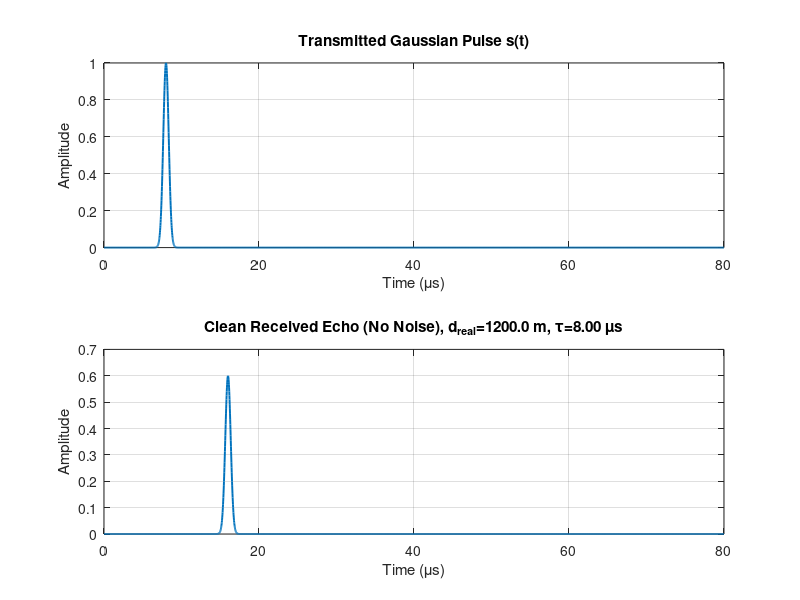
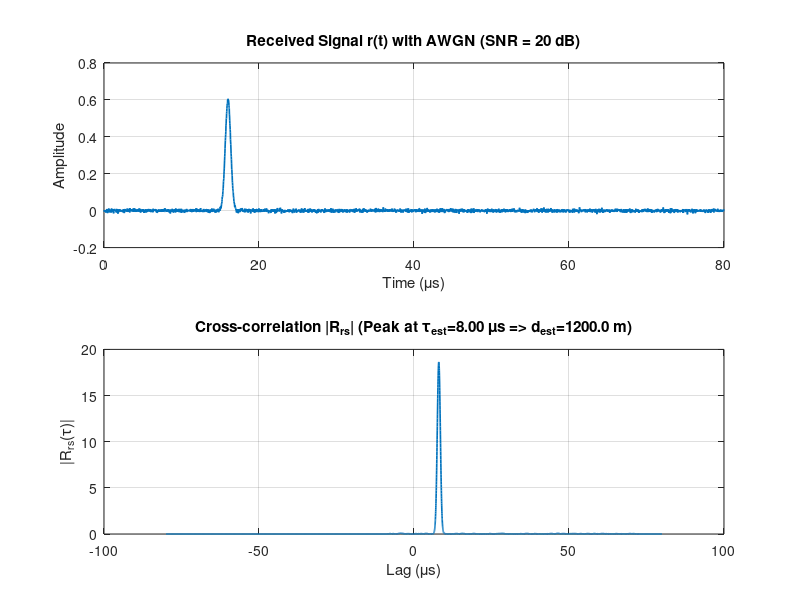

Write MATLAB code to recreate these figures, in order. (Note: this script raises an error after producing the figures.)


clear; close all; clc;

%% 1) Parameters
c  = 3e8;              % speed of light (m/s)
fs = 50e6;             % sampling frequency (Hz)
Ts = 1/fs;

d_real = 1200;         % target range (m)  (change as you like)
alpha  = 0.6;          % attenuation factor (0..1) (simple model)

Tobs = 80e-6;          % observation window (s) must be long enough for echo
t = 0:Ts:Tobs-Ts;
N = numel(t);

% Gaussian pulse parameters
t0    = 8e-6;          % pulse center time (s)
sigma = 0.35e-6;       % pulse width (s) (smaller => wider bandwidth)
s = exp(-((t - t0).^2) / (2*sigma^2));
s = s / max(abs(s));   % normalize peak to 1

%% 2) Target delay (time-of-flight)
tau = 2*d_real/c;                   % round-trip delay (s)
Ndelay = round(tau * fs);           % delay in samples

% Build delayed echo (truncate if needed)
echo = zeros(1,N);
if Ndelay < N
    echo( (Ndelay+1):end ) = alpha * s( 1:(end-Ndelay) );
else
    warning("Delay is outside observation window. Increase Tobs or reduce d_real.");
end

%% 3) SNR scenarios
SNR_dB_list = [20 10 0 -5];

% Pre-allocate results
d_est_list = zeros(size(SNR_dB_list));
tau_est_list = zeros(size(SNR_dB_list));
err_list = zeros(size(SNR_dB_list));

%% 4) Matched filtering via cross-correlation
% Using xcorr(r, s): peak location corresponds to delay.
% lags are in samples.

figure('Name','Signals (Tx and Clean Echo)','Color','w');
subplot(2,1,1);
plot(t*1e6, s, 'LineWidth', 1.4); grid on;
xlabel('Time (\mus)'); ylabel('Amplitude');
title('Transmitted Gaussian Pulse s(t)');

subplot(2,1,2);
plot(t*1e6, echo, 'LineWidth', 1.4); grid on;
xlabel('Time (\mus)'); ylabel('Amplitude');
title(sprintf('Clean Received Echo (No Noise), d_{real}=%.1f m, \\tau=%.2f \\mus', d_real, tau*1e6));

% Loop SNR cases
for k = 1:numel(SNR_dB_list)
    SNR_dB = SNR_dB_list(k);

    % Add AWGN with desired SNR relative to signal power of echo
    Ps = mean(echo.^2);
    SNR_lin = 10^(SNR_dB/10);
    Pn = Ps / SNR_lin;
    noise = sqrt(Pn) * randn(1,N);

    r = echo + noise;

    % Cross-correlation
    [Rrs, lags] = xcorr(r, s);

    % Find peak
    [~, idx] = max(abs(Rrs));
    lag_hat = lags(idx);                 % samples
    tau_hat = lag_hat / fs;              % seconds

    % Convert to distance
    d_est = (c * tau_hat) / 2;

    % Save results
    d_est_list(k) = d_est;
    tau_est_list(k) = tau_hat;
    err_list(k) = abs(d_real - d_est);

    % Plots per SNR
    figure('Name',sprintf('SNR = %d dB', SNR_dB),'Color','w');

    subplot(2,1,1);
    plot(t*1e6, r, 'LineWidth', 1.2); grid on;
    xlabel('Time (\mus)'); ylabel('Amplitude');
    title(sprintf('Received Signal r(t) with AWGN (SNR = %d dB)', SNR_dB));

    subplot(2,1,2);
    plot(lags/fs*1e6, abs(Rrs), 'LineWidth', 1.2); grid on;
    xlabel('Lag (\mus)'); ylabel('|R_{rs}(\tau)|');
    title(sprintf('Cross-correlation |R_{rs}| (Peak at \\tau_{est}=%.2f \\mus => d_{est}=%.1f m)', tau_hat*1e6, d_est));

    xline(tau*1e6, '--', 'True \tau', 'LineWidth', 1.2);
    xline(tau_hat*1e6, '-',  'Estimated \tau', 'LineWidth', 1.2);
end

%% 5) Summary table + error plot
T = table(SNR_dB_list(:), tau_est_list(:)*1e6, d_est_list(:), err_list(:), ...
    'VariableNames', {'SNR_dB','tau_est_us','d_est_m','abs_error_m'});

disp('==== Results ====');
disp(T);

figure('Name','Range Estimation Error vs SNR','Color','w');
plot(SNR_dB_list, err_list, 'o-','LineWidth',1.4); grid on;
xlabel('SNR (dB)'); ylabel('Absolute Range Error |d_{real}-d_{est}| (m)');
title('Error vs SNR');

%% 6) (Optional) Range resolution estimate from bandwidth (rough)
% For a Gaussian pulse, bandwidth depends on sigma. A rough proxy:
% time std = sigma => approximate one-sided bandwidth ~ 1/(2*pi*sigma)
% This is not exact, but gives intuition.

B_approx = 1/(2*pi*sigma);    % Hz (rough)
deltaR = c/(2*B_approx);      % m
fprintf('Approx bandwidth ~ %.2f MHz -> Range resolution ~ %.2f m (rough)\n', B_approx/1e6, deltaR);
